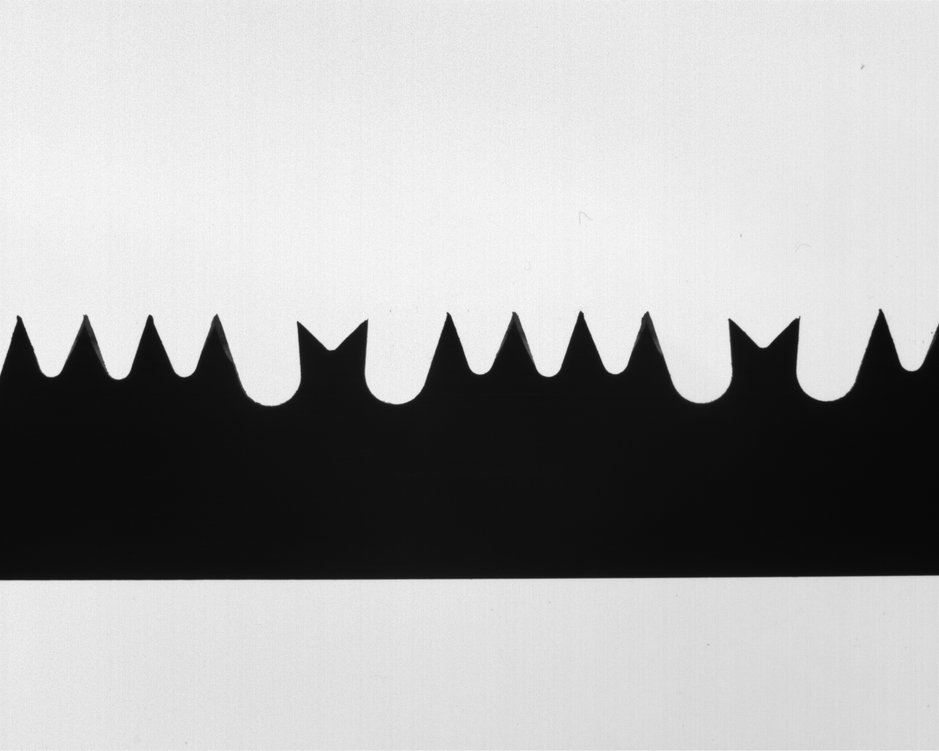
#> input picture img/saw_pictures/saw_01.png, 939 x 751 px, shrunk from 1280 x 1024 before the run
$ jupyter execute --allow-errors Untitled.ipynb   (shell and % lines are left out)   (older library calls are emulated)
#> lines starting #> are read from the running program, lines starting #| are printed output that depends on the picture; after the words box and inside, x2 and y2 are one past the last pixel; in counts of white or black regions, pixels touching at a corner belong together
# Visual Inspection of Blade Tools - Loris Giannatempo

### The plan:
- binarize and extract the contours and keep only the side of the blade with the teeth to inspect
- approximate the contour curve to a set of small segments using [Ramer-Douglas-Peucker algorithm](https://en.m.wikipedia.org/wiki/Ramer%E2%80%93Douglas%E2%80%93Peucker_algorithm)
- filter segments shorter than a certain threshold to select only the rectilinear components of the teeth
- apply some logic to label segments as belonging to one specific tooth
- for each teeth side find the line that best fits among the points
- calculate the angles between the line approximating teeth sides

## Import needed libraries and open the image

Recommended library versions:
- markupsafe==2.0.1
- numpy==1.19.5
- matplotlib==3.3.4
- jupyter==1.0.0
- opencv-python==3.4.2.16
- opencv-contrib-python==3.4.2.16

[cell 1]
import cv2
import numpy as np
import math
from matplotlib import pyplot as plt
# Only for jupyter notebook visualization

# READ IMAGE
imgNum = '01'
img = cv2.imread('img/saw_pictures/saw_'+imgNum+'.png', cv2.IMREAD_GRAYSCALE)
#> img is the input picture: shape (751, 939); min 7, max 250, mean 168.4

#DEFINE SOME PARAMETER THAT WILL BE USED FOR THIS PROCESSING PIPELINE
APPROX_POLY_DP_EPSILON=3 #Tollerance for Ramer-Douglas-Peucker: the lower the value, the more the number of lines that will be used to approximate non rectilinear features
TEETH_SEGMENT_LEN_THRESH=40

## Contour Extraction
The image is taken using backlighting, so it's inherently binary. So we use an automatic thresholding technique taking advantage of the [*cv2.threshold()*](https://docs.opencv.org/3.4/d7/d1b/group__imgproc__misc.html#gae8a4a146d1ca78c626a53577199e9c57) function.
I tested both the triangle algorithm (cv.THRESH_TRIANGLE) and the Otzu algorithm (cv.THRESH_OTSU). Otsu gave better results & reliability (see [triangle_method_binarization.png](/view/img/explaination_images/triangle_method_binarization.png) and [otsu_method_binarization.png](/view/img/explaination_images/otsu_method_binarization.png))

Then we use [*cv2.findContours()*](https://docs.opencv.org/4.x/d3/dc0/group__imgproc__shape.html#gadf1ad6a0b82947fa1fe3c3d497f260e0) to find the object contours with the following parameter values:
* cv2.RETR_EXTERNAL: retrieves only the extreme outer contour (no hierarchies needed)
* cv2.CHAIN_APPROX_NONE: stores all the contour points. Points are subsequent points, i.e. horizontal, vertical or diagonal neighbours to each other

[cell 2]
# CONVOLUTE BY A SMALL KERNEL TO FILTER NOISE (should improve results. See "Otsu's Binarization " chapter at https://docs.opencv.org/4.x/d7/d4d/tutorial_py_thresholding.html)
img_filtered = cv2.GaussianBlur(img,(5,5),0)
cv2.imwrite('logs/0_filtered.png', img_filtered)

# BINARIZATION
treshVal, img_bin = cv2.threshold(img_filtered, 0, 255, cv2.THRESH_OTSU) #0 treshold val ignored since automatic threshold mode. Documentation: https://docs.opencv.org/3.4/d7/d1b/group__imgproc__misc.html#gae8a4a146d1ca78c626a53577199e9c57
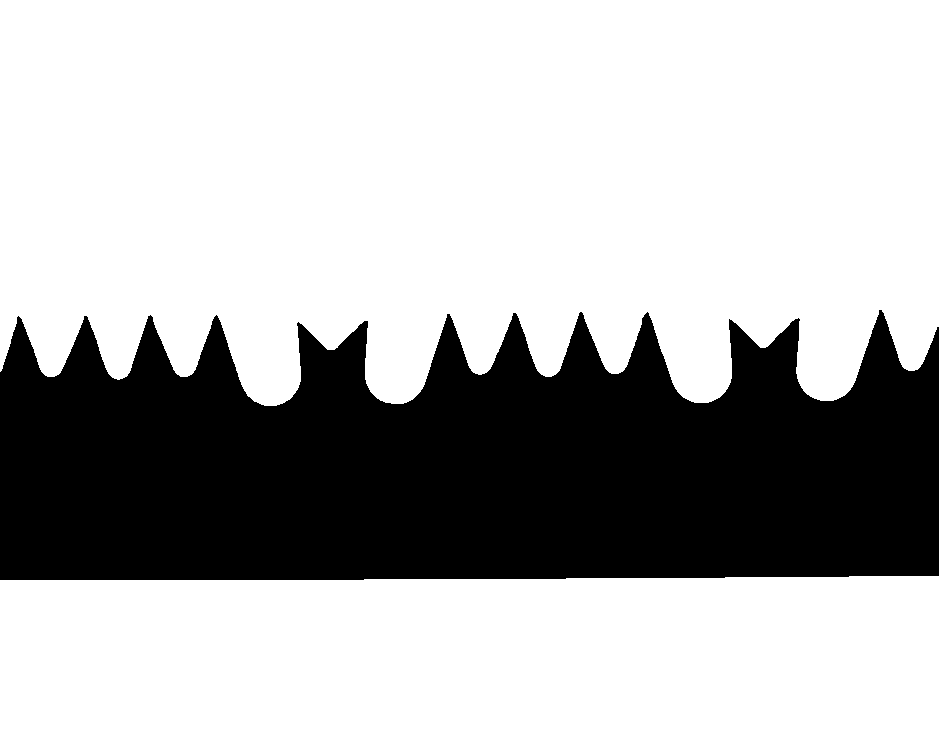
#> img_bin: shape (751, 939); 70.9% white; 1 black region, box (x1, y1, x2, y2) and area: (0, 310, 939, 580) 205129
#> treshVal = 123
print("Chose treshold value: ",treshVal)
#| Chose treshold value:  123.0
cv2.imwrite('logs/1_1_binarized.png', cv2.cvtColor(img_bin,cv2.COLOR_GRAY2BGR))

# GET CONTOUR POINTS
inverted_img_bin=cv2.bitwise_not(img_bin) #from documentation: In OpenCV, finding contours is like finding white object from black background. So remember, object to be found should be white and background should be black. (https://docs.opencv.org/3.4/d4/d73/tutorial_py_contours_begin.html)
#> inverted_img_bin: shape (751, 939); 29.1% white; 1 white region
_img, contours, _hierarchy = cv2.findContours(image=inverted_img_bin, mode=cv2.RETR_EXTERNAL, method=cv2.CHAIN_APPROX_NONE) #Documentation: https://docs.opencv.org/3.4/d3/dc0/group__imgproc__shape.html#ga17ed9f5d79ae97bd4c7cf18403e1689a
#> contours = 1 contour; box (x1, y1, x2, y2) and area: (0, 310, 939, 580) 203464
# cv2.RETR_EXTERNAL: retrieves only the extreme outer contours
# cv2.CHAIN_APPROX_NONE: stores absolutely all the contour points. That is, any 2 subsequent points (x1,y1) and (x2,y2) of the contour will be either horizontal, vertical or diagonal neighbors, that is, max(abs(x1-x2),abs(y2-y1))==1
contour=contours[0]             # contours= max(contours, key=cv2.contourArea) # find the biggest countour by the area
#> contour = contour of 3327 points, box (x1, y1, x2, y2) (0, 310, 939, 580), area 203464

# DRAW CONTOURS ON THE ORIGINAL IMAGE
img_points = cv2.cvtColor(img, cv2.COLOR_GRAY2BGR)
#> (the rest of this cell did not finish here and is left out)

## Applying Ramer-Douglas-Peucker algorithm

The distinction between linear and circular components will be carried out thanks to Ramer-Douglas-Peucker algorithm. The algorithm approximates the curve into a set of lines: shorter lines are likely to be part of circular arcs, whereas longer lines are probably part of a rectilinear component.

We will address the problem of how to distinguish teeth from circular arcs later. Right now we need to transform the contour of the entire object into a more suitable curve which can be fed to the [*cv2.approxPolyDP()*](https://docs.opencv.org/4.x/d3/dc0/group__imgproc__shape.html#ga0012a5fdaea70b8a9970165d98722b4c) function (which is basically the OpenCV implementation of Douglas algorithm).

First, we need to adapt the series of points returned from *cv2.findContours()*, since it starts from the first point seen from top to bottom. Also, it continues counterclockwise. To Obtain consistent behaviour, we make the series start from the leftmost points (and - among these - the topmost one), and cut the series at the rightmost points (again - among these - the topmost one). We are interested in getting the contour between those 2 points. For that, we define a dedicated function called *selectContour()*.

Finally, we apply Douglas-Peucker algorithm with a fairly small epsilon value (*APPROX_POLY_DP_EPSILON*). It doesn't matter if the whole teeth side is not included into a single segment, we'll deal with that later.

[cell 3]
#DEFINE A FUNCTION CAPABLE OF SLICING THE CONTOUR CLOSED LINE INTO A PARTITION OF THAT CONTOUR (BY SPECIFYING START AND FINISH POINTS)
def selectContour(contour, startPoint, finishPoint): #startPoint and finishPoint should be distinct
    newContour=[]
    contourLen=contour.shape[0]
    i=0
    startPointIndex=-1
    finisPointIndex=-1
    exit=False
    stage=0 #0=find the startpoint
    while not exit:
        #Stage 0: find the start element
        if stage==0:
            if np.array_equal(contour[i,0],np.array(startPoint)):
                print("Start point ",startPoint," found, index ", i)
                startPointIndex=i
                stage=stage+1
                i=i+1
                i=i%contourLen #automatically restart series if it was the last point (closed shape)
            elif i==contourLen-1:
                raise Exception("selectContour(): Start point {} could not be found among contour points!".format(startPoint))
        #Stage 1: find the finish element (do that and then accumulate: first check his existence!)
        if stage==1:
            if i==startPointIndex:
                raise Exception("selectContour(): Finish point {} could not be found among contour points!".format(finishPoint))
            elif np.array_equal(contour[i,0],np.array(finishPoint)):
                print("Finish point ",finishPoint," found, index ", i)
                finisPointIndex=i
                stage=stage+1
                i=startPointIndex
        #Stage 2: accumulate points in a new vector
        if stage==2:
            newContour.append(contour[i])
            if i==finisPointIndex:
                exit=True
        i=i+1
        i=i%contourLen #automatically restart series if it was the last point (closed shape)
    return np.array(newContour)

# [18 lines of commented-out code are left out]

[cell 4]
#REORDER THE POINT IN CLOCKWISE DIRECTION
f_contour=np.flip(contour,0)
#> f_contour has the same summary as contour

#CALCULATE THE START AND FINISH POINT FOR THE PORTION OF THE CONTOUR WE HAVE TO ASSES
startXPoint = min(f_contour[:,0,0]) #get the minimum X value among all the contour points
#> startXPoint = 0
startYPoint = min([pt[0,1] for pt in f_contour if pt[0,0]==startXPoint]) #get all the points with that minimum X value, then for each of them save the Y coordinate only. Finally, get the lowest Y coordinate
#> startYPoint = 372
startPoint = (startXPoint,startYPoint)
#> startPoint = (0, 372)
finishXPoint = max(f_contour[:,0,0]) #get the maximum X value among all the contour points
#> finishXPoint = 938
finishYPoint = min([pt[0,1] for pt in f_contour if pt[0,0]==finishXPoint]) #get all the points with that maximum X value, then for each of them save the Y coordinate only. Finally, get the lowest Y coordinate
#> finishYPoint = 327
finishPoint = (finishXPoint,finishYPoint)
#> finishPoint = (938, 327)

#SLICE THE CONTOUR
slicedContour = selectContour(f_contour, startPoint, finishPoint)
#> the loop in selectContour, `while not exit:` made 5378 passes
#| Start point  (0, 372)  found, index  1510
#| Finish point  (938, 327)  found, index  117
#> after the loop in selectContour, `while not exit:`: finisPointIndex = 117; i = 118; newContour = 1935 items, first 6: [[0, 372]], [[1, 371]], [[2, 370]], [[2, 369]], [[3, 368]], [[3, 367]]; stage = 2; startPointIndex = 1510
#> slicedContour = contour of 1935 points, box (x1, y1, x2, y2) (0, 310, 939, 407), area 10556

#APPROXIMATE THE SLICED CONTOUR INTO LIENS USING Ramer-Douglas-Peucker ALGORITHM
RDP_contour = cv2.approxPolyDP(slicedContour, APPROX_POLY_DP_EPSILON, False)
#> RDP_contour = contour of 60 points, box (x1, y1, x2, y2) (0, 310, 939, 407), area 10344

img_approx_lines = img_points.copy() #cv2.cvtColor(img, cv2.COLOR_GRAY2BGR)
#cv2.drawContours(image=img_approx_lines, contours=[RDP_contour], contourIdx=-1, color=(255, 0, 0), thickness=0, lineType=cv2.LINE_AA)  #note: set color to color=(255, 255, 255) if working with grayscale images
cv2.polylines(img=img_approx_lines, pts=[RDP_contour], isClosed=False, color=(255, 0, 0), thickness=0, lineType=cv2.LINE_AA)  #note: set color to color=(255, 255, 255) if working with grayscale images
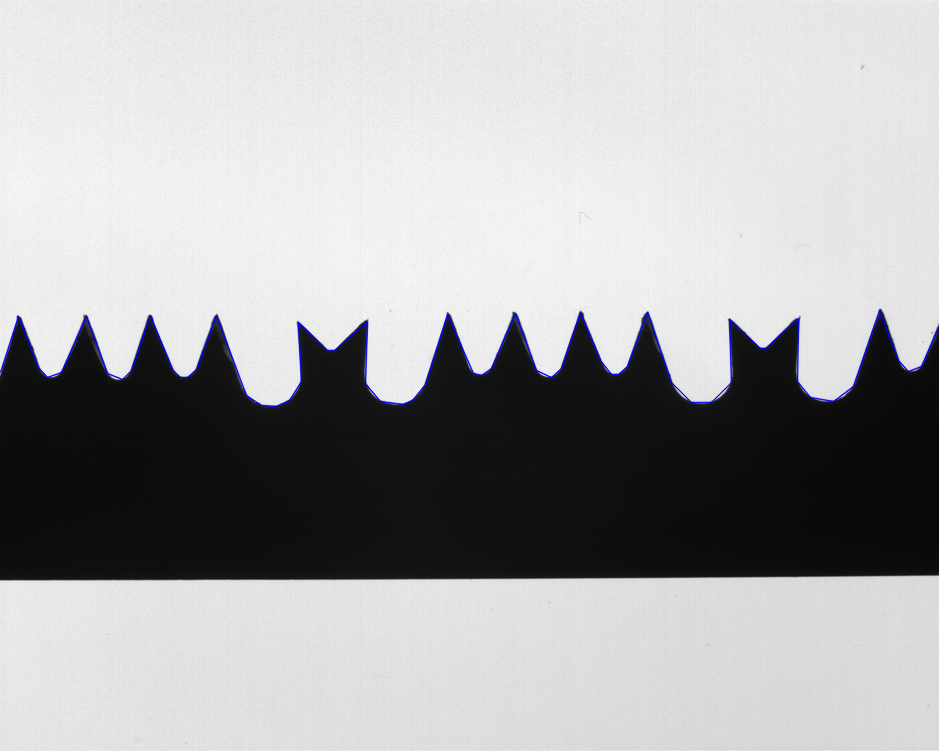
#> img_approx_lines: shape (751, 939, 3); 0.8% of pixels changed, all inside (x1, y1, x2, y2) = (0, 310, 939, 408)
for pt in RDP_contour[:,0]:
    cv2.circle(img=img_approx_lines, center=tuple(pt), radius=0, color=(255, 0, 0), thickness=5)
#> this loop made 60 passes
#> pt on passes 1 to 8: [0, 372], [18, 316], [38, 367], [47, 377], [61, 372], [86, 316], [107, 373], [122, 379]
#> img_approx_lines: shape (751, 939, 3); 0.24% of pixels changed, all inside (x1, y1, x2, y2) = (0, 307, 939, 410)
#> (the rest of the program and of its run is left out)
